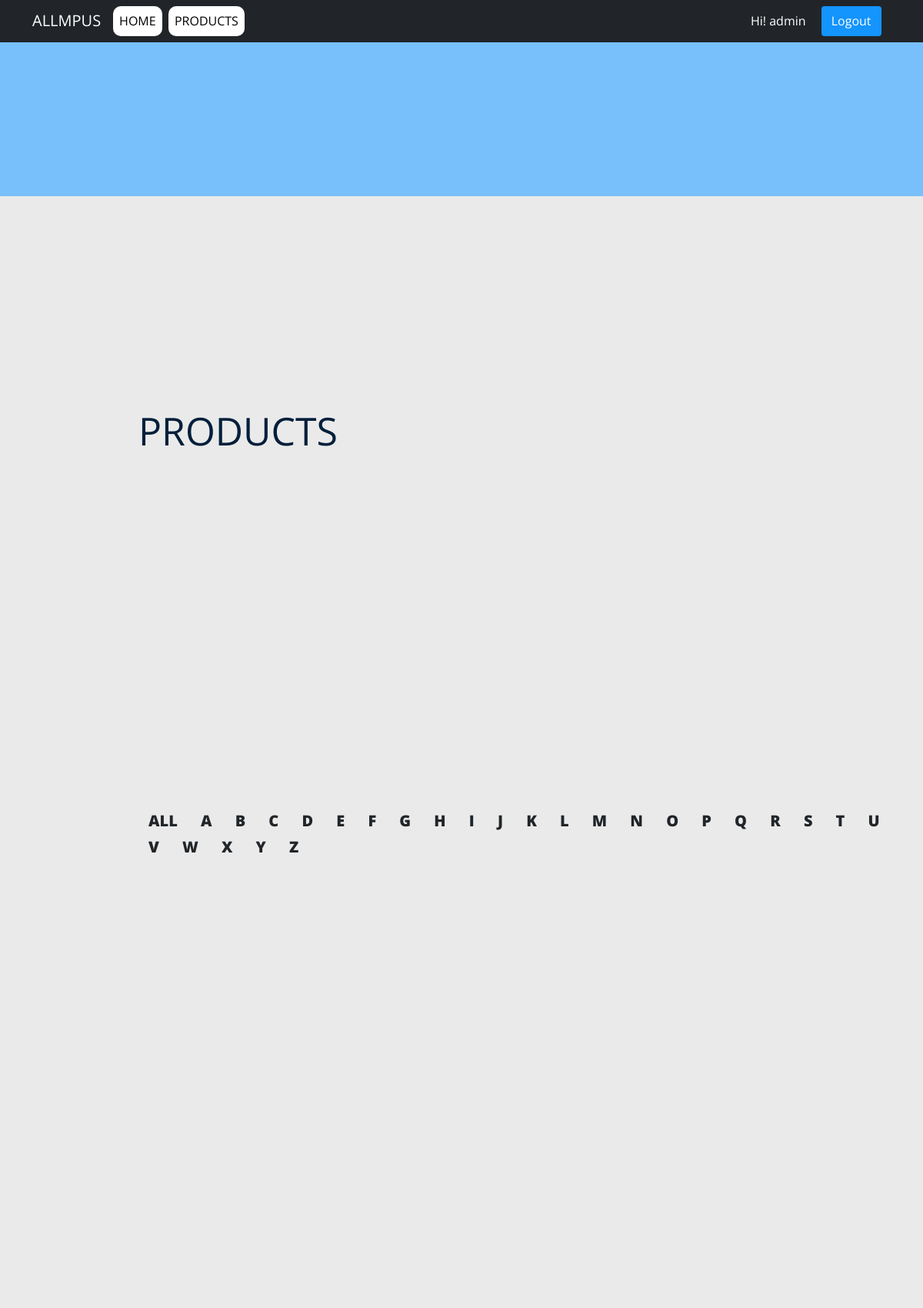
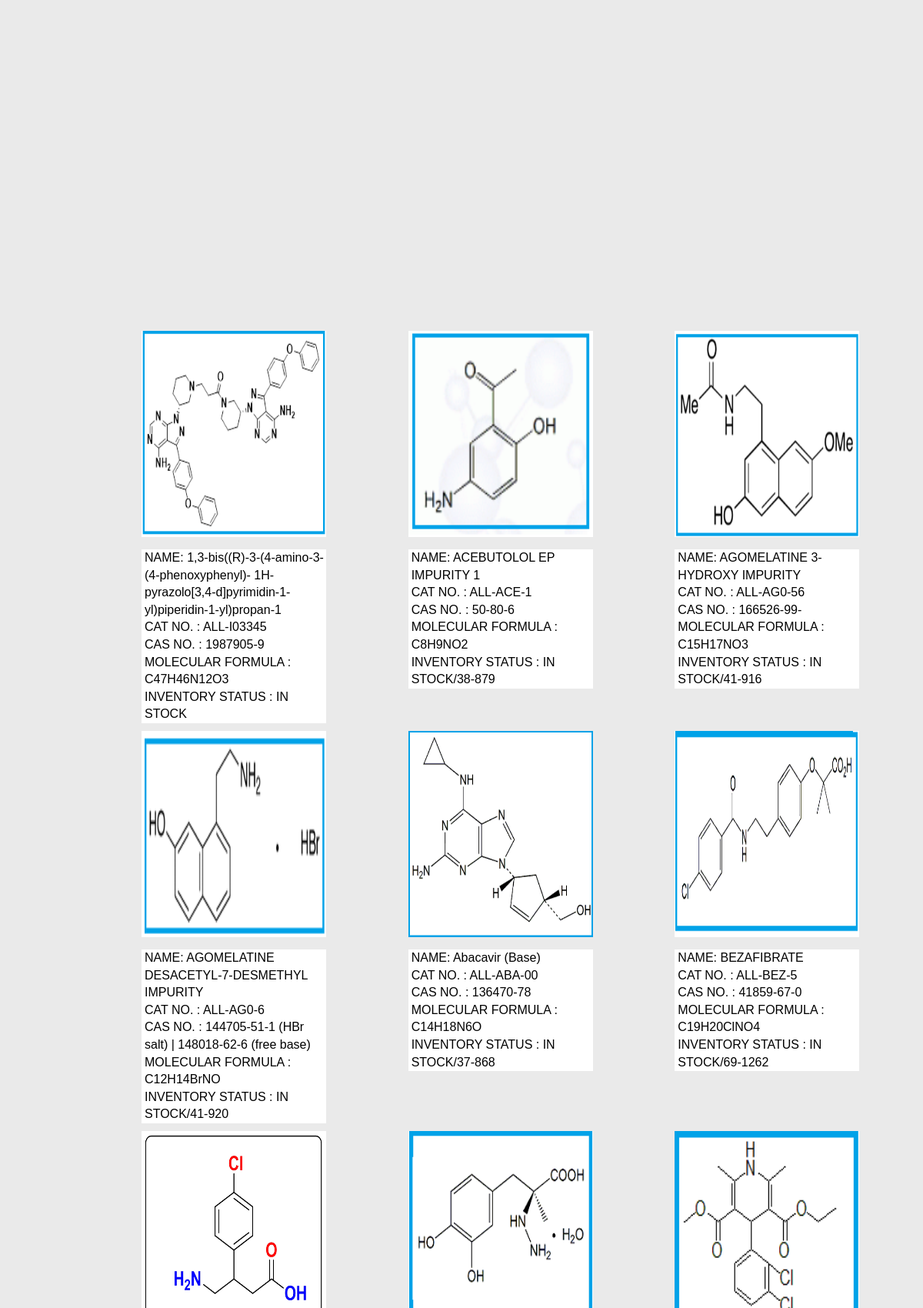
The app's page /product (signed in, upper part) with its own data (2 pictures, top to bottom).
### products/models.py (models this page shows)
class products(models.Model):
    id=models.UUIDField(primary_key=True,default=uuid.uuid4)
    product=models.CharField(max_length=100)
    img=models.ImageField(upload_to='static/product_img')
    cat_no=models.CharField(max_length=10)
    cas_no=models.CharField(max_length=50)
    mol_formula=models.CharField(max_length=50)
    inv_status=models.CharField(max_length=100)

### products/views.py (the view)
# urls.py: path('product',views.product_page,name='products'),
def product_page(request):
    product_obj=products.objects.order_by('product')
    alpha=['A','B','C','D','E','F','G','H','I','J','K','L','M','N','O','P','Q','R','S','T','U','V','W','X','Y','Z']
    return render(request,'products/product_page.html',{'product_obj':product_obj,'alpha':alpha})

### products/templates/products/product_page.html
{% extends 'products/home.html' %}
{% load static %}
{% block content %}
<link rel="stylesheet" href="{% static 'products/main.css' %}">
<div class="heading">
    <p style="left: 15%;">PRODUCTS</p>
  </div>
<div class="r" style="position: absolute; top:20%; left: 15%;">
    <a class="btn" href="{% url 'products' %}" style="font-size: 20px; line-height: 1 !important; font-weight: 900 !important;">ALL</a>
    {% for key in alpha%}
    <a class="btn" href="{% url 'filter_product' key %}" style="font-size: 20px; line-height: 1 !important; font-weight: 900 !important;">{{key}}</a>
    {% endfor %}
</div>
<div class="container">
    <div class="row" style="position: absolute;
                            left: 15%;
                            top:40%;
                            display: flex;
                            flex-wrap: wrap;
                            padding:0px 2px 100px 2px;">
    {% for product in product_obj %}
    <div class="column" style="flex:23%;flex-direction: column;
                                 padding: 0 4px;
                                 min-height: 500px;
                                 ">
        <a href="{% url 'product_view' product.id %}"><img src="{{product.img.url}}" width="240" height="300" style="margin-top: 4px;
                                                                  vertical-align:middle;
                                                                  border-radius: 10px;"/> </a><br>
        <p style="font-family: Arial, Helvetica, sans-serif; font-size: 16px; width: 240px;">
            NAME: {{product.product}} <br>
            CAT NO. : {{product.cat_no}} <br>
            CAS NO. : {{product.cas_no}} <br>
            MOLECULAR FORMULA : {{product.mol_formula}} <br>
            INVENTORY STATUS : {{product.inv_status}} <br>
        </p>
    </div>
    {% endfor %}
    </div>
{% endblock %}

### products/templates/products/home.html (shortened to what this page needs)
<!doctype html>
{% load static %}
<html lang="en">
  <head>
    <link rel="stylesheet" href="{% static 'products/main.css' %}">
    <link href="https://cdn.jsdelivr.net/npm/bootstrap@5.0.0-beta3/dist/css/bootstrap.min.css" rel="stylesheet">
  </head>
  <body id="bg" >
  {% load static %}
    <nav class="navbar navbar-expand-lg navbar-dark bg-dark" id="main-navbar">
        <div class="container">
          <a class="navbar-brand" href="{% url 'home' %}">ALLMPUS</a>
          <div class="collapse navbar-collapse" id="navbarNavAltMarkup">
            <div class="navbar-nav">
              <a class="nav-link active" aria-current="page" href="{% url 'home' %}" style="color: rgb(0, 0, 0); background-color: #ffffff; border-radius: 10px;">HOME</a> &nbsp;&nbsp;
              <a class="nav-link active" href="{% url 'products' %}" style="color: rgb(0, 0, 0); background-color: #ffffff; border-radius: 10px;">PRODUCTS</a>
            </div>
            <form class="d-flex" id="authstyle">
              {% if user.is_authenticated %}
                <a class="nav-link" href="#" style="color: white;">Hi! {{user}}&nbsp;</a>
                <a href="{% url 'logout' %}" class="btn" style="color: white; background-color: #1494fd;"type="submit" id="header-links"> Logout </a>
              {% else %}
                <a href="{% url 'register' %}" class="btn" style="color: white; background-color: #1494fd;"type="submit" id="header-links"> Create Account </a>
                <a href="{% url 'login' %}" class="btn" style="color: white; background-color: #1494fd; margin-left: 10px; "type="submit" id="header-links">Log In</a>
              {% endif %}
              </form>
            </div>
        </div>
    </nav>
    <div>
      {% block content %}
      {% endblock content %}
    </div>
  </body>
</html>

### products/static/products/main.css (style rules this page uses)
body { margin:0; color:#424242; background-image: url('images/bg.png'); font:300 16px/18px 'Open Sans',sans-serif; }
*,:after,:before { box-sizing:border-box }
a { color:inherit;text-decoration:none }
#authstyle { position: absolute; left:80%; }
body { font: 100% / 1.414 "Open Sans", "Roboto", arial, sans-serif; background: #dbdbdb8e; }
a, [type="submit"] { transition: all .25s ease-in; }
.row { position: absolute; top:50%; display: flex; flex-wrap: wrap; padding: 0 4px; }
.column { flex:50%; padding: 0 4px; margin: 10px; padding-top: 15px; padding-bottom: 100px; }
.column img { padding-top: 16px; padding-bottom: 16px; vertical-align:middle; border-bottom-left-radius: 10px; border-bottom-right-radius: 10px; }
.column p { padding-left: 4px; width: 400px; position: absolute; display: inline-block; background-color: white; color: black; }
.heading { text-align: left; height: 200px; width: 100%; background-color: #60b8ffd2; color:#021f3b; font-size: 50px; }
.heading p { position: absolute; left: 10%; top: 10%; }

### records on screen
products: img (picture), product "1,3-bis((R)-3-(4-amino-3-(4-phenoxyphenyl)- 1H-pyrazolo[3,4-d]pyrimidin-1-yl)piperidin-1-yl)propan-1", cat_no "ALL-I03345", cas_no "1987905-9", mol_formula "C47H46N12O3", inv_status "IN STOCK"
products: img (picture), product "ACEBUTOLOL EP IMPURITY 1", cat_no "ALL-ACE-1", cas_no "50-80-6", mol_formula "C8H9NO2", inv_status "IN STOCK/38-879"
products: img (picture), product "AGOMELATINE 3-HYDROXY IMPURITY", cat_no "ALL-AG0-56", cas_no "166526-99-", mol_formula "C15H17NO3", inv_status "IN STOCK/41-916"
products: img (picture), product "AGOMELATINE DESACETYL-7-DESMETHYL IMPURITY", cat_no "ALL-AG0-6", cas_no "144705-51-1 (HBr salt) | 148018-62-6 (free base)", mol_formula "C12H14BrNO", inv_status "IN STOCK/41-920"
products: img (picture), product "Abacavir (Base)", cat_no "ALL-ABA-00", cas_no "136470-78", mol_formula "C14H18N6O", inv_status "IN STOCK/37-868"
products: img (picture), product "BEZAFIBRATE", cat_no "ALL-BEZ-5", cas_no "41859-67-0", mol_formula "C19H20ClNO4", inv_status "IN STOCK/69-1262"
products: img (picture)
products: img (picture)
products: img (picture)

### other values on screen
{{ user }} "admin"
{{ key }} "A" "B" "C" "D" "E" "F" "G" "H" "I" "J" "K" "L" "M" "N" "O" "P" "Q" "R" "S" "T" "U" "V" "W" "X" "Y" "Z"
